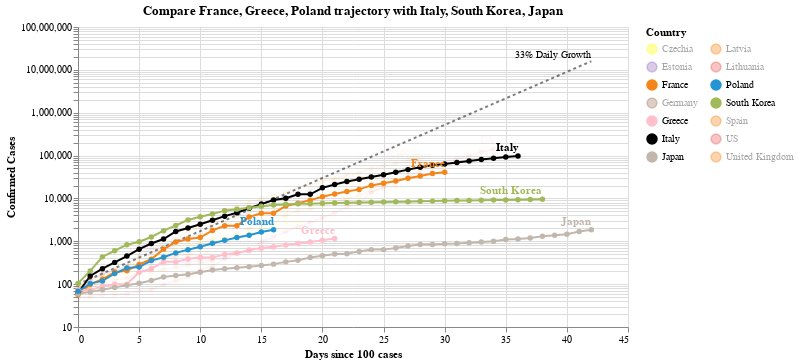

Notebook cell for this chart:
### Code cell
#hide_input
chart2 = make_since_chart(['France', 'Greece', 'Poland'])
chart2

### Figure 1 — Vega-Lite specification as saved in the notebook (floating-point values rounded to 4 significant figures; data arrays with more than 128 entries replaced by an {"elided": "..."} marker saying what was removed)
{"config": {"view": {"continuousWidth": 400, "continuousHeight": 300}}, "layer": [{"mark": {"type": "line", "color": "black", "opacity": 0.5, "strokeDash": [3, 3]}, "encoding": {"x": {"type": "quantitative", "field": "Days since 100 cases"}, "y": {"type": "quantitative", "field": "Confirmed Cases"}}}, {"mark": {"type": "text", "align": "right", "dy": -6, "fontSize": 10, "text": "33% Daily Growth"}, "encoding": {"x": {"type": "quantitative", "field": "Days since 100 cases"}, "y": {"type": "quantitative", "field": "Confirmed Cases"}}, "transform": [{"filter": "(datum['Days since 100 cases'] >= 42)"}]}, {"data": {"name": "data-48fa2c6042ddd6908719d7f4304414de"}, "mark": {"type": "line", "point": true}, "encoding": {"color": {"type": "nominal", "field": "Country", "legend": {"columns": 2}, "scale": {"domain": ["Czechia", "Estonia", "France", "Germany", "Greece", "Italy", "Japan", "Latvia", "Lithuania", "Poland", "South Korea", "Spain", "US", "United Kingdom"], "range": ["yellow", "#9467bd", "#F58518", "#9D755D", "pink", "black", "#C1B7AD", "#F58518", "#E45756", "#2495D3", "#A1BA59", "#F58518", "#E45756", "#F58518"]}}, "opacity": {"condition": {"value": 1, "selection": "selector004"}, "value": 0.05}, "tooltip": [{"type": "nominal", "field": "Country"}, {"type": "temporal", "field": "Date"}, {"type": "quantitative", "field": "Confirmed Cases"}, {"type": "quantitative", "field": "Days since 100 cases"}], "x": {"type": "quantitative", "field": "Days since 100 cases"}, "y": {"type": "quantitative", "field": "Confirmed Cases", "scale": {"type": "log"}}}, "selection": {"selector004": {"type": "multi", "fields": ["Country"], "bind": "legend", "init": [{"Country": "France"}, {"Country": "Greece"}, {"Country": "Poland"}, {"Country": "Italy"}, {"Country": "South Korea"}, {"Country": "Japan"}]}}, "width": 550}, {"data": {"name": "data-48fa2c6042ddd6908719d7f4304414de"}, "mark": {"type": "text", "align": "right", "dy": -8, "fontWeight": "bold"}, "encoding": {"color": {"type": "nominal", "field": "Country", "legend": {"columns": 2}, "scale": {"domain": ["Czechia", "Estonia", "France", "Germany", "Greece", "Italy", "Japan", "Latvia", "Lithuania", "Poland", "South Korea", "Spain", "US", "United Kingdom"], "range": ["yellow", "#9467bd", "#F58518", "#9D755D", "pink", "black", "#C1B7AD", "#F58518", "#E45756", "#2495D3", "#A1BA59", "#F58518", "#E45756", "#F58518"]}}, "opacity": {"condition": {"value": 1, "selection": "selector004"}, "value": 0.05}, "text": {"type": "nominal", "field": "Country"}, "tooltip": [{"type": "nominal", "field": "Country"}, {"type": "temporal", "field": "Date"}, {"type": "quantitative", "field": "Confirmed Cases"}, {"type": "quantitative", "field": "Days since 100 cases"}], "x": {"type": "quantitative", "field": "Days since 100 cases"}, "y": {"type": "quantitative", "field": "Confirmed Cases", "scale": {"type": "log"}}}, "transform": [{"filter": "(datum['Date'] >= 1585440000000)"}], "width": 550}], "data": {"name": "data-8f6a05142dd35def092a31a7bdaa1c96"}, "title": "Compare France, Greece, Poland trajectory with Italy, South Korea, Japan", "$schema": "https://vega.github.io/schema/vega-lite/v4.0.2.json", "datasets": {"data-8f6a05142dd35def092a31a7bdaa1c96": [{"Days since 100 cases": 0, "Confirmed Cases": 100.0}, {"Days since 100 cases": 1, "Confirmed Cases": 133.0}, {"Days since 100 cases": 2, "Confirmed Cases": 176.9}, {"Days since 100 cases": 3, "Confirmed Cases": 235.3}, {"Days since 100 cases": 4, "Confirmed Cases": 312.9}, {"Days since 100 cases": 5, "Confirmed Cases": 416.2}, {"Days since 100 cases": 6, "Confirmed Cases": 553.5}, {"Days since 100 cases": 7, "Confirmed Cases": 736.1}, {"Days since 100 cases": 8, "Confirmed Cases": 979.1}, {"Days since 100 cases": 9, "Confirmed Cases": 1302.0}, {"Days since 100 cases": 10, "Confirmed Cases": 1732.0}, {"Days since 100 cases": 11, "Confirmed Cases": 2303.0}, {"Days since 100 cases": 12, "Confirmed Cases": 3064.0}, {"Days since 100 cases": 13, "Confirmed Cases": 4074.0}, {"Days since 100 cases": 14, "Confirmed Cases": 5419.0}, {"Days since 100 cases": 15, "Confirmed Cases": 7207.0}, {"Days since 100 cases": 16, "Confirmed Cases": 9586.0}, {"Days since 100 cases": 17, "Confirmed Cases": 12750.0}, {"Days since 100 cases": 18, "Confirmed Cases": 16960.0}, {"Days since 100 cases": 19, "Confirmed Cases": 22550.0}, {"Days since 100 cases": 20, "Confirmed Cases": 29990.0}, {"Days since 100 cases": 21, "Confirmed Cases": 39890.0}, {"Days since 100 cases": 22, "Confirmed Cases": 53060.0}, {"Days since 100 cases": 23, "Confirmed Cases": 70560.0}, {"Days since 100 cases": 24, "Confirmed Cases": 93850.0}, {"Days since 100 cases": 25, "Confirmed Cases": 124800.0}, {"Days since 100 cases": 26, "Confirmed Cases": 166000.0}, {"Days since 100 cases": 27, "Confirmed Cases": 220800.0}, {"Days since 100 cases": 28, "Confirmed Cases": 293700.0}, {"Days since 100 cases": 29, "Confirmed Cases": 390600.0}, {"Days since 100 cases": 30, "Confirmed Cases": 519500.0}, {"Days since 100 cases": 31, "Confirmed Cases": 690900.0}, {"Days since 100 cases": 32, "Confirmed Cases": 918900.0}, {"Days since 100 cases": 33, "Confirmed Cases": 1222000.0}, {"Days since 100 cases": 34, "Confirmed Cases": 1625000.0}, {"Days since 100 cases": 35, "Confirmed Cases": 2162000.0}, {"Days since 100 cases": 36, "Confirmed Cases": 2875000.0}, {"Days since 100 cases": 37, "Confirmed Cases": 3824000.0}, {"Days since 100 cases": 38, "Confirmed Cases": 5086000.0}, {"Days since 100 cases": 39, "Confirmed Cases": 6764000.0}, {"Days since 100 cases": 40, "Confirmed Cases": 8996000.0}, {"Days since 100 cases": 41, "Confirmed Cases": 11970000.0}, {"Days since 100 cases": 42, "Confirmed Cases": 15910000.0}], "data-48fa2c6042ddd6908719d7f4304414de": {"elided": "367 records"}}}
